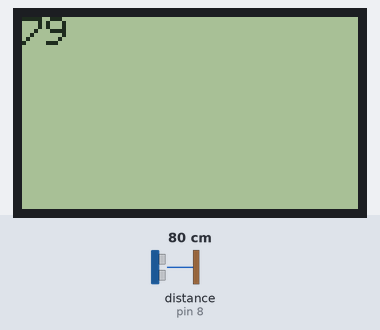
A sketch run on a simulated Arduino Uno, built with avr-gcc and run on an emulated ATmega328P. Shown: 84×48 one-colour display. Wiring (inferred from the names in the program): ultrasonic range finder: trigger pin 9; echo pin 8. The test bench sets the inputs (shaded band); at power-on: distance to the obstacle (sensor on pin 8) 80 cm. The echo pulse lasts 58.3 µs per cm; the display library's start-up logo is not drawn.

Above: at 2.07 s.

The sketch:

ultrasonic.ino
```cpp
#include <SPI.h>
#include <Adafruit_GFX.h>
#include <Adafruit_PCD8544.h>

long duration, distanceCm, distanceIn;
#define TRIG_PIN 9
#define ECHO_PIN 8

Adafruit_PCD8544 display = Adafruit_PCD8544(7, 6, 5, 4, 3);


void setup() {

  display.begin();
  // init done

  // you can change the contrast around to adapt the display
  // for the best viewing!
  display.setContrast(50);

  display.display(); // show splashscreen
  delay(2000);
  display.clearDisplay();   // clears the screen and buffer

  Serial.begin(9600);
  pinMode(TRIG_PIN, OUTPUT);
  pinMode(ECHO_PIN, INPUT);
  digitalWrite(TRIG_PIN, LOW);
  delayMicroseconds(2);
}

void loop() {
  display.clearDisplay();
  digitalWrite(TRIG_PIN, HIGH);
  delayMicroseconds(10);
  digitalWrite(TRIG_PIN, LOW);
  duration = pulseIn(ECHO_PIN,HIGH);

  distanceCm = duration / 29.1 / 2 ;
  distanceIn = duration / 74 / 2;
  if (distanceCm <= 0){
     Serial.println("Out of range");
  }
  else {
    display.println(distanceCm);
 }
 display.display();
}
```
